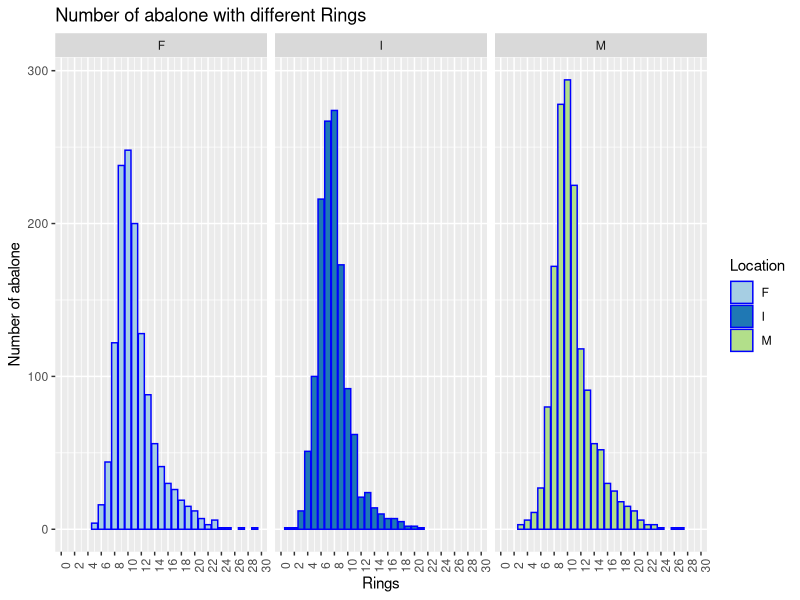
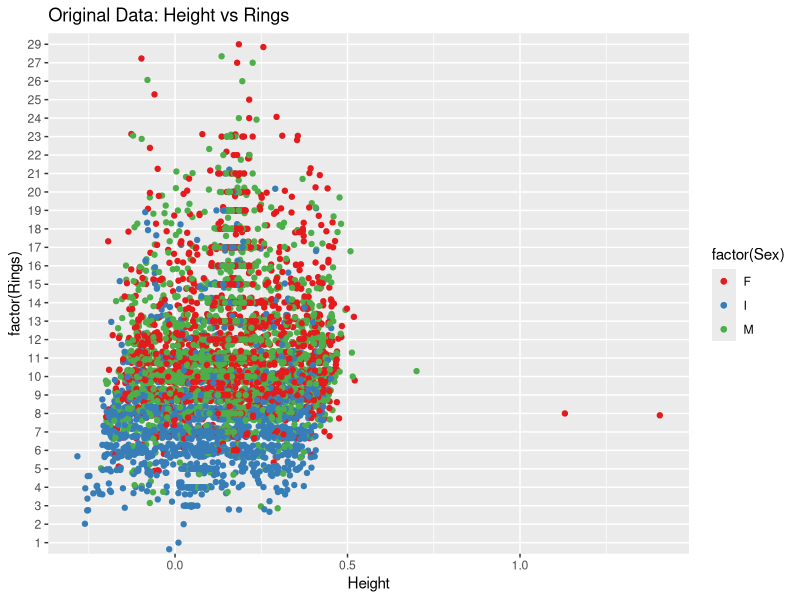
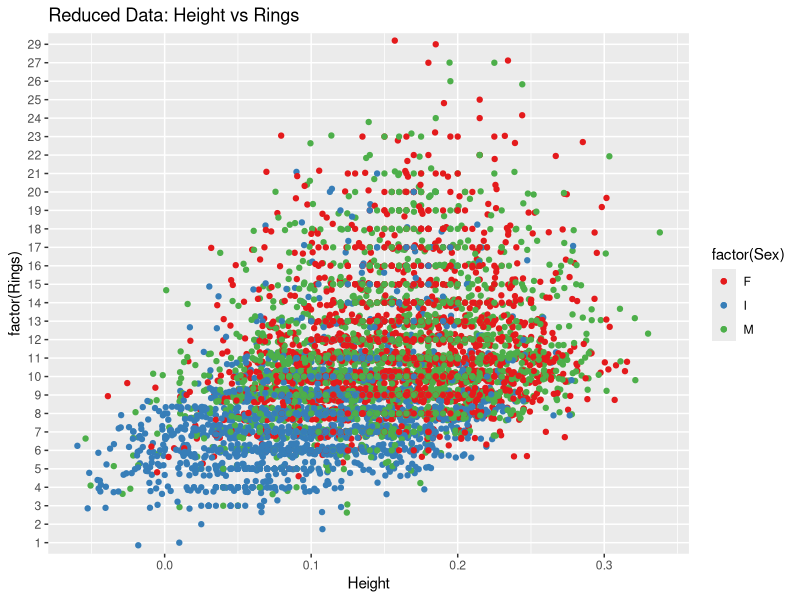

These charts were generated, in order, by the following R code: (Note: this script raises an error after producing the figures.)
## ---- chunk 1
library(ggplot2)
library(plyr)
library(nnet)
library(MASS)
library(gridExtra)
library(lattice)
library(RColorBrewer)
library(xtable)
Data = read.csv("abalone.csv")  # Import Data
print(str(Data)) # Structure of the Data
## ---- chunk 2
Data =  subset(Data, select= -c(Shucked.weight,Viscera.weight,Shell.weight))
## ---- chunk 3
ggplot(Data, aes(x = Rings, fill = Sex)) +
  geom_bar(binwidth = 1, color = "blue", origin = min(Data$Rings), position = "identity") +
  scale_x_continuous(name = "Rings", breaks = seq(0, 30, by = 2)) +
  theme(axis.text.x = element_text(angle = 90)) +
  scale_fill_brewer("Location", type = "qual", palette = 3) +
  ylab("Number of abalone") +
  ggtitle("Number of abalone with different Rings") + facet_wrap(~Sex, ncol=3) 
## ---- chunk 4
Age = c(rep(0,nrow(Data)))
for(i in 1:nrow(Data)){
  if(Data[i,]$Rings < 7) Age[i] = 1
  if(Data[i,]$Rings>=7 & Data[i,]$Rings <=13)  Age[i] = 2
  if(Data[i,]$Rings>13)  Age[i] = 3
}
gData= cbind(Data,Age)
## ---- chunk 5
ggplot(gData, aes(x = Height, y = factor(Rings), colour= factor(Sex) ))+ geom_jitter(position = position_jitter(width = .3))  + geom_point() + ggtitle("Original Data: Height vs Rings") + scale_colour_brewer(type="seq",palette="Set1") 
## ---- chunk 6
jData = subset(gData, Height <0.4)
ggplot(jData, aes(x = Height, y = factor(Rings), colour= factor(Sex) ))+ geom_jitter(position = position_jitter(width = .1))  + geom_point() + ggtitle("Reduced Data: Height vs Rings") + scale_colour_brewer(type="seq",palette="Set1") 
## ---- chunk 7
Order_Data = arrange(jData, Sex, Rings, Length)
write.table(Order_Data, "abalone_clean.csv", quote = FALSE,
            sep = ",", row.names = FALSE)
## ---- chunk 8
Data = read.csv("abalone_clean.csv")  # Import Data
head(Data)
## ---- chunk 9
with(Data, table(Sex, Age))
## ---- chunk 10
ggplot(Data, aes(x = Whole.weight, y=Height)) + geom_point(aes(colour = Rings)) +scale_colour_gradient(low = "purple") + stat_smooth(colour="red") + ggtitle("Whole.weight vs Height")

ggplot(Data, aes(x = Length, y=Height)) + geom_point(aes(colour = Rings)) +scale_colour_gradient(low = "purple") + stat_smooth(colour="red") + ggtitle("Length vs Height")

ggplot(Data, aes(x =Length , y=Diameter)) + geom_point(aes(colour = Rings)) +scale_colour_gradient(low = "purple") + stat_smooth(colour="red") + ggtitle("Length vs Diameter")
## ---- chunk 11
yData = ddply(Data, ~Sex+Age, summarize, Volume = Length * Diameter * Height,  Whole.weight = Whole.weight,Rings = Rings)
## ---- chunk 12
cols <- c("Linear"="#f04546","Cubic"="#3591d1")
ggplot(data = yData, aes(x = Whole.weight, y = Volume)) + 
  geom_smooth(method = "lm",aes(colour = "Linear"),lwd = 1 )+ 
  geom_smooth(method = "lm", formula = y ~ poly(x, 3),aes( colour = "Cubic"),lwd = 1)+
  geom_point(alpha = 1/10,colour = "purple") + 
  scale_colour_manual("Type of Regression",values = cols) + 
  ggtitle("Volume vs Whole.weight") + coord_flip() + 
  scale_y_continuous(name = "Volume", breaks = seq(0, 0.15, by = 0.03))
## ---- chunk 13
with(Data, do.call(rbind, tapply(Whole.weight, Sex, function(x) c(M = mean(x), SD = sd(x)))))
## ---- chunk 14
ggplot(data=Data, aes(x = Rings,group=Sex,colour=Sex)) + geom_density() + ggtitle("Density of Rings of each Sex")
## ---- chunk 15
ggplot(data = Data, aes(x = factor(Age), y = Whole.weight)) + geom_boxplot(outlier.colour = "purple", outlier.size = 3,aes(fill = Sex)) + facet_wrap(~Sex, ncol=3) + ggtitle("Whole.weight vs Age for different Sex") + xlab("Age")
## ---- chunk 16
logit <- multinom(Age ~  Whole.weight, data = yData)
summary(logit) 
pp = fitted(logit)
pred<-predict(logit)
table(pred,Data$Age)
## ---- chunk 17
newdata = with(yData, data.frame(Weight = Whole.weight,Sex = Sex, Pred_Prob = pp, Age = Age,Pred_Age = pred))
head(newdata)
ggplot(newdata, aes(x = Pred_Age, y=Age, colour = factor(Pred_Age==Age))) +
  geom_point(position = "jitter") +
  scale_colour_manual("Age Group", values = c("2", "3"), labels = c("Wong Classification","Right Classification")) +
  ggtitle("Classification") 
## ---- chunk 18
cols <- c("Young"="blue","Adult"="#f04546", "Old" = "green")
ggplot(newdata, aes(x= Weight)) + 
  geom_line(aes(y = Pred_Prob.1, colour = "Young")) + 
  geom_line(aes(y = Pred_Prob.2, colour = "Adult")) +
  geom_line(aes(y = Pred_Prob.3, colour = "Old")) + 
  ylab("Predicted Probability") +  facet_wrap(~Sex, ncol=3) +
  scale_colour_manual("Age Group", values = cols) + ggtitle("Predicted Probability")
## ---- chunk 19
LDA1 = lda(Age ~ Whole.weight, yData)
pred1 = predict(LDA1)$class
newdataL1 = with(yData, data.frame(Weight = Whole.weight,Sex = Sex,Age = Age, Pred_Age1 = pred1))
Data_misL1 = subset(newdataL1, Age != Pred_Age1)
## ---- chunk 20
LDA2 = lda(Age ~ ., yData)
pred2 = predict(LDA2)$class
newdataL2 = with(yData, data.frame(Weight = Whole.weight,Sex = Sex,Age = Age, Pred_Age2 = pred2))
Data_misL2 = subset(newdataL2, Age != Pred_Age2)
## ---- chunk 21
p1 = ggplot(Data_misL1, aes(x = Age,fill = Sex)) + geom_bar(binwidth = 1/2,color = "darkgrey") + 
  ylab("Number of mis-classfied data") + 
  ggtitle(" Using Whole.weight only") +
  theme(axis.text.x = element_text(angle = 90)) +
  scale_fill_brewer("Sex", type = "qual", palette = 3)
p2 = ggplot(Data_misL2, aes(x = Age,fill = Sex)) + geom_bar(binwidth = 1/2,color = "darkgrey") + 
  ylab("Number of mis-classfied data") + 
  ggtitle("Using Whole.weight & Volume") +
  theme(axis.text.x = element_text(angle = 90)) +
  scale_fill_brewer("Sex", type = "qual", palette = 3)
grid.arrange(p1, p2, main = "Mis Classified Data for Different Sex__LDA")
## ---- chunk 22
LDA3 = lda(Age ~ Volume, yData)
pred3 = predict(LDA3)$class
newdataL3 = with(yData, data.frame(Weight = Whole.weight,Sex = Sex,Age = Age, Pred_Age3 = pred3))
Data_misL3 = subset(newdataL3, Age != Pred_Age3)
## ---- chunk 23
ggplot(newdataL2, aes(x = Pred_Age2, y=Age, colour = factor(Pred_Age2==Age))) +
  geom_point(position = "jitter") + 
  scale_colour_manual("Age Group", values = c("2", "3"), labels = c("Wong Classification","Right Classification")) +
  ggtitle("Classification using Whole.weight & Volume")
ggplot(newdataL3, aes(x = Pred_Age3, y=Age, colour = factor(Pred_Age3==Age))) +
  geom_point(position = "jitter") + 
  scale_colour_manual("Age Group", values = c("2", "3"), labels = c("Wong Classification","Right Classification")) +
  ggtitle("Classification Using Volume")
## ---- chunk 24
jData <- ddply(Data, ~ Sex + Rings, function(x) {
  jLevels <- c("min", "max")
  Length = range(x$Length)
  Height = range(x$Height)
  Diameter = range(x$Diameter)
  Whole.weight = range(x$Whole.weight)
  return(data.frame(Length, Height, Diameter, Whole.weight, stat = jLevels))
})
## ---- chunk 25
p_Height = ggplot(jData, aes(x = Rings,y = Height, group = stat,colour = stat)) + geom_line() + geom_point() + facet_wrap(~Sex, ncol=3) + ggtitle("Height: Min vs Min") + theme(legend.position = "none")
p_Length = ggplot(jData, aes(x = Rings,y = Length, group = stat,colour = stat)) + geom_line() + geom_point() + facet_wrap(~Sex, ncol=3) + ggtitle("Length: Min vs Max")  + theme(legend.position = "none")
p_Diameter = ggplot(jData, aes(x = Rings,y = Diameter, group = stat,colour = stat)) + geom_line() + geom_point() + facet_wrap(~Sex, ncol=3) + ggtitle("Diameter: Min vs Max") + theme(legend.position = "none")
p_Whole.weight = ggplot(jData, aes(x = Rings,y = Whole.weight, group = stat,colour = stat)) + geom_line() + geom_point() + facet_wrap(~Sex, ncol=3) + ggtitle("Whole.weight: Min vs Max") 

tmp <- ggplot_gtable(ggplot_build(p_Whole.weight))
leg <- which(sapply(tmp$grobs, function(x) x$name) == "guide-box")
legend <- tmp$grobs[[leg]]

grid.arrange(arrangeGrob(p_Whole.weight+theme(legend.position="none"),p_Length,p_Height,p_Diameter))
## ---- chunk 26
px_Height = xyplot(Height ~  Rings| Sex, jData, group=stat, auto.key =  list(columns = 2,x = 0.35, y = 0.85, corner = c(0, 1)), type=c("p", "l"),par.settings = list(superpose.line = list(col = c("red", "blue")), superpose.symbol = list(col = c("red", "blue"))), grid = "h")
grid.arrange(arrangeGrob(p_Height+xlab(""),px_Height))
## ---- chunk 27

jFun <- function(x) {
  name = c()
  Coefs = c()
  for(i in 1:4 ){
  temp = c()
  temp <- rbind(temp,as.numeric(coef(lm(x[,i+1] ~ Rings, x))))
  Coefs = rbind(Coefs, temp)
  name = rbind(name, names(x[i+1]))
  }
  return(data.frame(Intercept = Coefs[,1],Slope = Coefs[,2] ,Variable = name))
}
jCoefs <- ddply(Data, ~ Sex, jFun)

foo <- ddply(jCoefs, ~ Variable, function(x) {
    lerange <- c(which.min(x$Intercept), which.max(x$Intercept))
    cbind(x[lerange, c("Variable", "Sex", "Intercept", "Slope")], stat=c("min_slope", "max_slope"))
 })
foo = xtable(foo)
print(foo,  type = "html", include.rownames = FALSE)
## ---- chunk 28
ggplot(subset(Data, Sex %in% c("F","I")), aes(x = Rings, y = Height) ) +   facet_wrap(~Sex, ncol=2) + 
  geom_smooth(method = "lm", colour = "purple") + 
  geom_point(aes(colour = factor(Age))) +
  ggtitle("Max_slope vs Min_slope of Height") + 
  scale_colour_manual("Age Group",values = c("4","3","5"), labels = c("Young","Adult","Old")) 
## ---- chunk 29
ggplot(subset(Data, Sex %in% c("F","I")), aes(x = Rings, y = Diameter)) +   facet_wrap(~Sex, ncol=2) + 
  geom_smooth(method = "lm", colour = "purple") + 
  geom_point(aes(colour = factor(Age))) +
  ggtitle("Max_slope vs Min_slope of Diameter") + 
  scale_colour_manual("Age Group",values = c("4","3","5"), labels = c("Young","Adult","Old")) 
## ---- chunk 30
ggplot(subset(Data, Sex %in% c("F","I")), aes(x = Rings, y = Length)) +   facet_wrap(~Sex, ncol=2) + 
  geom_smooth(method = "lm", colour = "purple") + 
  geom_point(aes(colour = factor(Age))) +
  ggtitle("Max_slope vs Min_slope of Length") + 
  scale_colour_manual("Age Group",values = c("4","3","5"), labels = c("Young","Adult","Old")) 
## ---- chunk 31
ggplot(subset(Data, Sex %in% c("F","I")), aes(x = Rings, y = Whole.weight)) +   facet_wrap(~Sex, ncol=2) + 
  geom_smooth(method = "lm", colour = "purple") + 
  geom_point(aes(colour = factor(Age))) +
  ggtitle("Max_slope vs Min_slope of Whole.weight") + 
  scale_colour_manual("Age Group",values = c("4","3","5"), labels = c("Young","Adult","Old")) 
